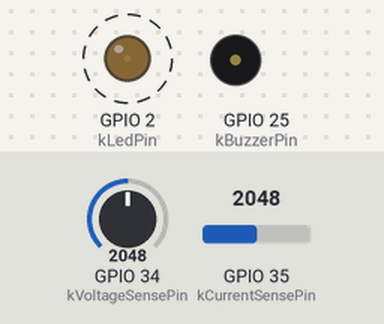
Recording of a program running on a simulated ESP32. Shown: output pins drawn as LEDs (lit = HIGH), buzzer (waves = sounding, pin HIGH). Dashed ring = blinking. The test bench sets the inputs (shaded band); at power-on: GPIO 35 (kCurrentSensePin) = 2048, GPIO 34 (kVoltageSensePin) = 2048. What the program prints to the serial monitor is not drawn.

Above: at 1.4 s.
1.5 s: GPIO 35 (kCurrentSensePin) set to 225
4.5 s: GPIO 35 (kCurrentSensePin) set to 182
At 4.5 s:
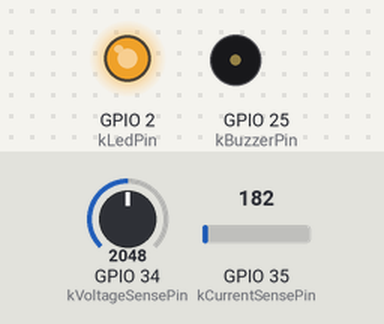
At 5.8 s:
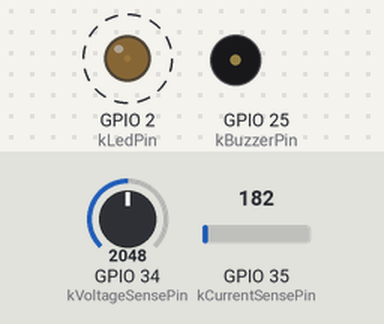
Timing chart, 0 to 12.7 s (numbered marks = the images above; inputs shaded):
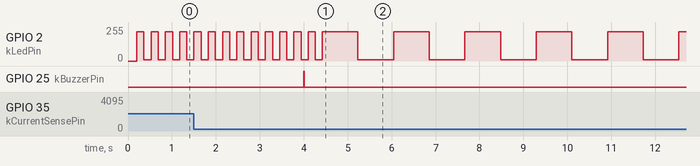

The program:

main.cpp
```cpp
// Charging station reference firmware.
//
// Deliberately simple: this is a state machine, not an organism — no
// physiology, no drives, no memory, no dashboard. It measures contact
// voltage/current, derives IDLE/CHARGING/FULL, and emits a sensory
// signature: a fixed RF beacon, an LED pattern, and an audio click, each
// changing with state. Nothing here ever sends a robot the string
// "CHARGING" or "FULL" — the robot only ever sees the raw sensor shifts,
// same as every other channel in this project.
//
// This firmware does NOT deliver charge current — that's a real battery
// charger IC/module (e.g. a TP4056 for single-cell LiPo, sized for your
// pack), wired in parallel with the sense pins below. This only watches
// and signals. See the repo README ("Hardware build") for the build notes this
// firmware assumes.

#include <Arduino.h>
#include <WiFi.h>

#include "tuning.h"

namespace {
// --- pins — adjust for your build ------------------------------------------
constexpr uint8_t kVoltageSensePin = 34;  // ADC: contact/pack voltage, scaled into 0..3.3V
constexpr uint8_t kCurrentSensePin = 35;  // ADC: current-sense (e.g. ACS712/INA219 analog out)
constexpr uint8_t kLedPin = 2;            // status LED, PWM-capable pin
constexpr uint8_t kBuzzerPin = 25;        // passive buzzer or piezo disc

constexpr uint8_t kLedChannel = 0;        // LEDC channel for the status LED
constexpr int kLedFreqHz = 5000;
constexpr int kLedResolutionBits = 8;

// RF beacon: a plain, fixed SoftAP. The robot side tracks this SSID's
// signal strength as a long-range gradient (see src/esp32's SensorKind::
// kWifiRssi and set a board profile's target_ssid to this same string).
// State (IDLE/CHARGING/FULL) is deliberately NOT encoded in the SSID — the
// near-field LED/audio pattern carries that, RF only says "the station is
// over here".
constexpr const char* kApSsid = "emergent-station";

enum class StationState { kIdle, kCharging, kFull };
StationState g_state = StationState::kIdle;

float read_normalized(uint8_t pin) { return analogRead(pin) / 4095.0f; }

// Slow pulse (idle, "come find me"), fast pulse (charging, "working"),
// solid (full, "done") — one PWM channel, three waveforms. The waveform is
// the signal; the LED's color/brightness level is incidental.
void update_led(StationState state) {
    static uint32_t last_toggle_ms = 0;
    static bool on = false;

    if (state == StationState::kFull) {
        ledcWrite(kLedChannel, 255);
        return;
    }

    uint32_t half_period_ms = (state == StationState::kIdle) ? 800 : 150;
    uint32_t now = millis();
    if (now - last_toggle_ms >= half_period_ms) {
        on = !on;
        ledcWrite(kLedChannel, on ? 220 : 10);
        last_toggle_ms = now;
    }
}

// A short digital pulse rather than tone() — tone() isn't reliably
// available across ESP32 Arduino core versions, and the article's own
// description ("faint click", "rare heartbeat tick") matches a simple
// click better than a musical tone anyway.
void click(uint8_t pin) {
    digitalWrite(pin, HIGH);
    delay(15);
    digitalWrite(pin, LOW);
}

void update_audio(StationState state) {
    static uint32_t last_click_ms = 0;
    uint32_t interval_ms = (state == StationState::kIdle) ? 0  // silent until something's happening
                            : (state == StationState::kCharging) ? 4000
                                                                  : 15000;  // full: rare "heartbeat"
    if (interval_ms == 0) return;

    uint32_t now = millis();
    if (now - last_click_ms >= interval_ms) {
        click(kBuzzerPin);
        last_click_ms = now;
    }
}
}  // namespace

void setup() {
    Serial.begin(115200);
    delay(200);

    pinMode(kBuzzerPin, OUTPUT);
    ledcSetup(kLedChannel, kLedFreqHz, kLedResolutionBits);
    ledcAttachPin(kLedPin, kLedChannel);

    WiFi.mode(WIFI_AP);
    WiFi.softAP(kApSsid);

    Serial.print("[station] beacon up: ");
    Serial.println(kApSsid);
}

void loop() {
    float voltage = read_normalized(kVoltageSensePin);
    float current = read_normalized(kCurrentSensePin);

    bool charging_active = current > kTuning.current_active_threshold;
    if (charging_active) {
        bool tapered_and_full =
            voltage > kTuning.voltage_full_threshold && current < kTuning.current_taper_threshold;
        g_state = tapered_and_full ? StationState::kFull : StationState::kCharging;
    } else {
        g_state = StationState::kIdle;
    }

    update_led(g_state);
    update_audio(g_state);

    delay(20);
}
```

tuning.h
```cpp
#pragma once
//
// Charge-state thresholds — tune for your battery chemistry/pack/sense
// resistor. Kept in one place, separate from pins, since these are the
// values you'd actually adjust per battery, not per board.

struct Tuning {
    float current_active_threshold = 0.05f;  // normalized current above which charging reads "active"
    float voltage_full_threshold = 0.95f;    // normalized voltage above which the pack reads "full"
    float current_taper_threshold = 0.02f;   // normalized current below which charge current has tapered
};

constexpr Tuning kTuning{};
```

Measured:
- the behaviour switches between 205 and 204 on GPIO 35 (kCurrentSensePin) (found by bisection; images 0 and 1)
- after the input at 4.5 s, GPIO 2 (kLedPin): alternates 219/255 for 0.81 s and 10/255 for 0.81 s, starting after 0.73 s; GPIO 25 (kBuzzerPin): stops changing and stays LOW
- by itself, GPIO 2 (kLedPin): alternates 219/255 for 0.16 s and 10/255 for 0.16 s
